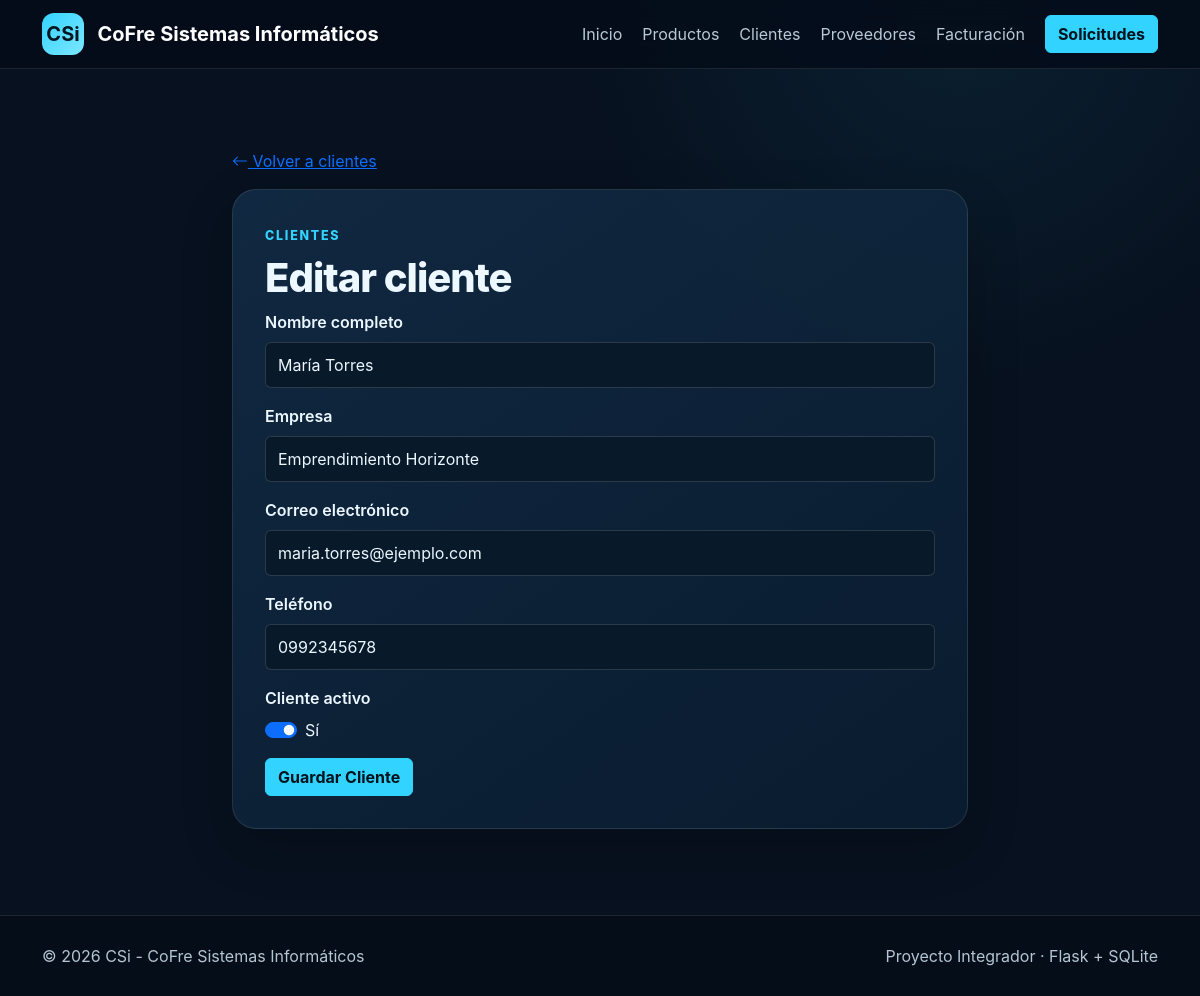
The page /clientes/editar/2 on the database its author committed.
### tables this page shows
CREATE TABLE clientes (
 id INTEGER PRIMARY KEY AUTOINCREMENT,
 nombre TEXT NOT NULL,
 empresa TEXT NOT NULL,
 correo TEXT NOT NULL,
 telefono TEXT NOT NULL,
 activo INTEGER NOT NULL DEFAULT 1
);

### app.py (the view, shortened to what this page needs)
@app.route("/clientes/nuevo", methods=["GET", "POST"])
@app.route("/clientes/editar/<int:item_id>", methods=["GET", "POST"])
def formulario_cliente(item_id=None):
    registro = fetch_one("SELECT * FROM clientes WHERE id = ?", (item_id,)) if item_id else None
    if item_id and registro is None:
        flash("El cliente solicitado no existe.", "danger")
        return redirect(url_for("clientes"))
    form = ClienteForm(data=dict(registro) if registro and request.method == "GET" else None)
    return render_template("formulario_cliente.html", form=form, item_id=item_id)

### forms/cliente_form.py
class ClienteForm(FlaskForm):
    nombre = StringField(
        "Nombre completo",
        validators=[
            DataRequired(message="El nombre es obligatorio."),
            Length(min=3, max=100, message="Debe tener entre 3 y 100 caracteres."),
        ],
    )
    empresa = StringField(
        "Empresa",
        validators=[
            DataRequired(message="La empresa es obligatoria."),
            Length(min=2, max=120, message="Debe tener entre 2 y 120 caracteres."),
        ],
    )
    correo = StringField(
        "Correo electrónico",
        validators=[
            DataRequired(message="El correo es obligatorio."),
            Email(message="Ingrese un correo electrónico válido."),
        ],
    )
    telefono = StringField(
        "Teléfono",
        validators=[
            DataRequired(message="El teléfono es obligatorio."),
            Length(min=7, max=15, message="Debe tener entre 7 y 15 caracteres."),
        ],
    )
    activo = BooleanField("Cliente activo", default=True)
    submit = SubmitField("Guardar Cliente")

### app.py (called while the page is built)
def get_db_connection():
    DATA_DIR.mkdir(parents=True, exist_ok=True)
    conn = sqlite3.connect(DB_PATH)
    conn.row_factory = sqlite3.Row
    return conn

def fetch_one(query, params=()):
    conn = get_db_connection()
    registro = conn.execute(query, params).fetchone()
    conn.close()
    return registro

@app.context_processor
def inyectar_variables_globales():
    return {
        "anio_actual": datetime.now().year,
        "empresa": empresa_info,
    }

### templates/formulario_cliente.html (shortened to what this page needs)
{% extends 'base.html' %}
{% from '_form_macros.html' import render_field %}
{% block content %}
<section class="page-section"><div class="container form-shell">
  <a class="back-link" href="{{ url_for('clientes') }}"><i class="bi bi-arrow-left"></i> Volver a clientes</a>
  <div class="form-card mt-3"><span class="eyebrow">CLIENTES</span><h1 class="mt-2">{{ 'Editar cliente' if item_id else 'Registrar cliente' }}</h1>
    <form method="post" novalidate>{{ form.hidden_tag() }}
      {{ render_field(form.nombre) }}{{ render_field(form.empresa) }}{{ render_field(form.correo) }}{{ render_field(form.telefono) }}{{ render_field(form.activo) }}
      {{ form.submit(class="btn btn-info") }}
    </form>
  </div>
</div></section>
{% endblock %}

### templates/_form_macros.html (shortened to what this page needs)
{% macro render_field(field, rows=None) %}
<div class="mb-3">
  {{ field.label(class="form-label fw-semibold") }}
  {% if field.type == 'BooleanField' %}
    <div class="form-check form-switch">
      {{ field(class="form-check-input") }}
      <label class="form-check-label" for="{{ field.id }}">Sí</label>
    </div>
  {% elif field.type == 'SelectField' %}
    {{ field(class="form-select" + (' is-invalid' if field.errors else '')) }}
  {% elif field.type == 'TextAreaField' %}
    {{ field(class="form-control" + (' is-invalid' if field.errors else ''), rows=rows or 5) }}
  {% else %}
    {{ field(class="form-control" + (' is-invalid' if field.errors else '')) }}
  {% endif %}
</div>
{% endmacro %}

### static/css/style.css (style rules this page uses)
:root { --bg:#07111f;--bg2:#0b1d31;--panel:#10263d;--panel2:#0d2035;--cyan:#33d3ff;--cyan2:#00a9db;--text:#ecf7ff;--muted:#9bb0c2;--border:rgba(255,255,255,.10) }
html { scroll-behavior:smooth }
body { background:radial-gradient(circle at 80% 0,rgba(51,211,255,.08),transparent 28%),var(--bg);color:var(--text);font-family:Inter,system-ui,-apple-system,"Segoe UI",sans-serif }
.btn-info { background:var(--cyan);border-color:var(--cyan);color:#00131d;font-weight:700 }
.eyebrow { font-size:.78rem;font-weight:800;letter-spacing:.14em;color:var(--cyan) }
.dashboard-card,.service-card,.data-card,.form-card,.cta-panel { background:linear-gradient(145deg,rgba(17,42,67,.95),rgba(10,29,48,.95));border:1px solid var(--border);box-shadow:0 20px 50px rgba(0,0,0,.22);border-radius:24px }
.section-heading h2,.page-header h1,.form-card h1 { font-weight:800;letter-spacing:-.025em }
.page-section { padding:64px 0 86px }
.form-shell { max-width:760px }
.form-card { padding:2rem }
.form-control,.form-select { background:#08192a;border-color:rgba(255,255,255,.14);color:var(--text);min-height:46px }
.form-control::placeholder { color:#71879b }
.form-check-input { background-color:#08192a;border-color:rgba(255,255,255,.2) }

### rows shown on the page
clientes: nombre "María Torres", empresa "Emprendimiento Horizonte", correo "maria.torres@ejemplo.com", telefono "0992345678", activo "☑"

### other values the page prints
{{ 'Editar cliente' if item_id else 'Registrar cliente' }} "Editar cliente"
{{ field.label(class="form-label fw-semibold") }} "Nombre completo Empresa Correo electrónico Teléfono Cliente activo"
